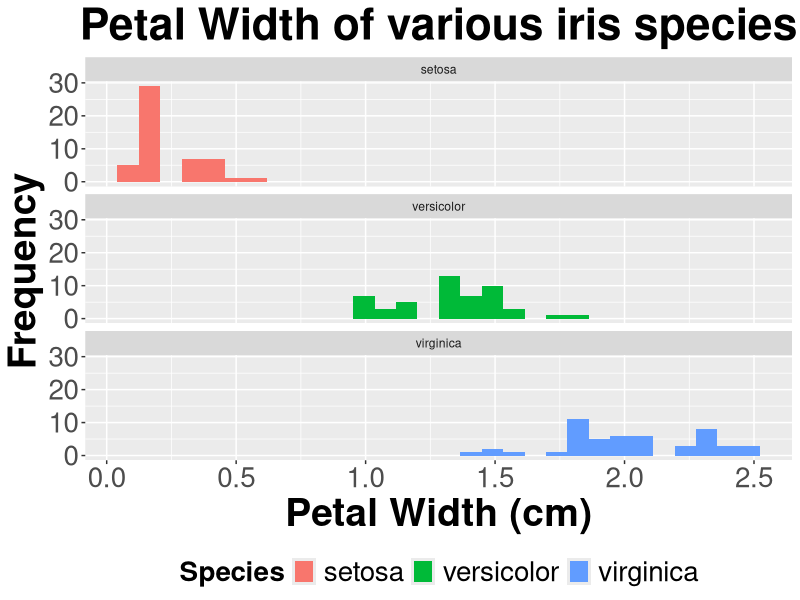
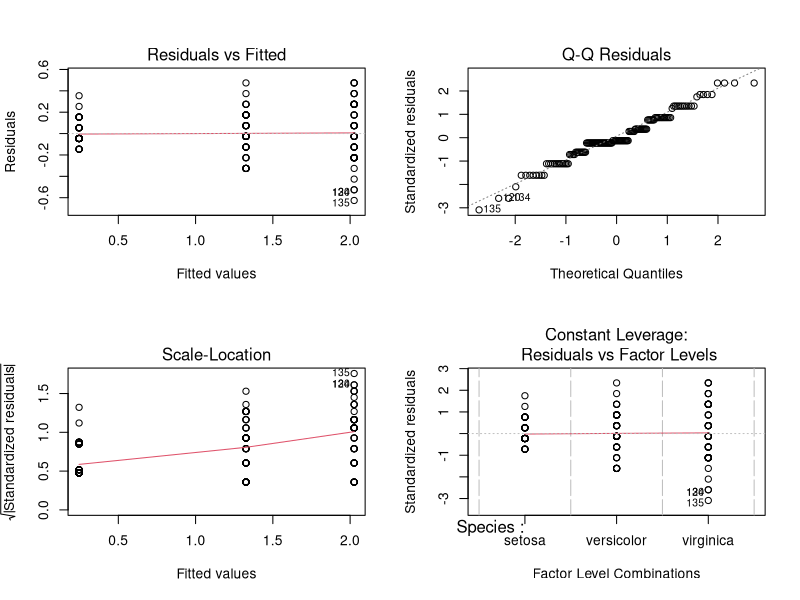

Write R code to recreate these figures, in order. (Note: this script raises an error after producing the figures.)
require(ggplot2)

#intial raw plot of data to check for outliers

#facet####
ggplot(iris, aes_string("Petal.Width")) + 
  geom_histogram(aes_string(fill="Species"), size=3) +
  xlab("Petal Width (cm)")+
  ylab("Frequency")+
  ggtitle("Petal Width of various iris species")+
  theme(axis.title.x = element_text(face="bold", size=28), 
        axis.title.y = element_text(face="bold", size=28), 
        axis.text.y  = element_text(size=20),
        axis.text.x  = element_text(size=20), 
        legend.text =element_text(size=20),
        legend.title = element_text(size=20, face="bold"),
        legend.position = "bottom",
        plot.title = element_text(hjust = 0.5, face="bold", size=32))+
  facet_wrap(~Species, ncol = 1)

#looks ok and big

#bar chart with error bars ####
summarySE <- function(data=NULL, measurevar, groupvars=NULL, na.rm=FALSE,
                      conf.interval=.95, .drop=TRUE) {
  library(plyr)
  
  # New version of length which can handle NA's: if na.rm==T, don't count them
  length2 <- function (x, na.rm=FALSE) {
    if (na.rm) sum(!is.na(x))
    else       length(x)
  }
  
  # This does the summary. For each group's data frame, return a vector with
  # N, mean, and sd
  datac <- ddply(data, groupvars, .drop=.drop,
                 .fun = function(xx, col) {
                   c(N    = length2(xx[[col]], na.rm=na.rm),
                     mean = mean   (xx[[col]], na.rm=na.rm),
                     sd   = sd     (xx[[col]], na.rm=na.rm)
                   )
                 },
                 measurevar
  )
  
  # Rename the "mean" column
  #  datac <- rename(datac, c("mean" = measurevar))
  
  datac$se <- datac$sd / sqrt(datac$N)  # Calculate standard error of the mean
  
  # Confidence interval multiplier for standard error
  # Calculate t-statistic for confidence interval:
  # e.g., if conf.interval is .95, use .975 (above/below), and use df=N-1
  ciMult <- qt(conf.interval/2 + .5, datac$N-1)
  datac$ci <- datac$se * ciMult
  
  return(datac)
}

#use summarySE to check for variance if wanted

summarySE(iris, measurevar = "Petal.Length", groupvars = c("Species")) #close enough

#fit model
width_lm <- lm(Petal.Width ~ Species, iris) 
#plot to check assumptions
par(mfrow = c(2,2))
plot(width_lm) #looks good
summary(width_lm)
require(car)
Anova(width_lm, type = "III")

#multiple comparisons
require(multcomp)
width_comparison <- glht(width_lm, linfct = mcp(Species = "Tukey"))
summary(width_comparison)

#plot
function_output <- summarySE(iris, measurevar = "Petal.Width", 
                             groupvars = c("Species")) #close enough

function_output$comparison <- "NA"
#enter by hand for small groups by comparing function_output means with multcomp 
#output (usually tukey)
function_output
summary(compare_cont_tukey)
#all different here, so
function_output$comparison <- letters[1:3]
ggplot(function_output, aes_string(x="Species", y="mean", color = "Species")) +
  geom_point(aes_string(fill="Species"), size = 3) +
  geom_errorbar(aes(ymin=mean-ci, ymax=mean+ci), size=1.5) +
  ylab("Petal Width (cm)")+ggtitle("Petal Width of various iris species")+
  theme(axis.title.x = element_text(face="bold", size=28), 
        axis.title.y = element_text(face="bold", size=28), 
        axis.text.y  = element_text(size=20),
        axis.text.x  = element_text(size=20, face = "italic"), 
        legend.text =element_text(size=20),
        legend.title = element_text(size=20, face="bold"),
        plot.title = element_text(hjust = 0.5, face="bold", size=32))+
  #offset from mean by hand
  geom_text(aes(x = Species, y = mean + .35, label = comparison), size = 28, 
color = "black") +
  guides(fill = F, color = F)
